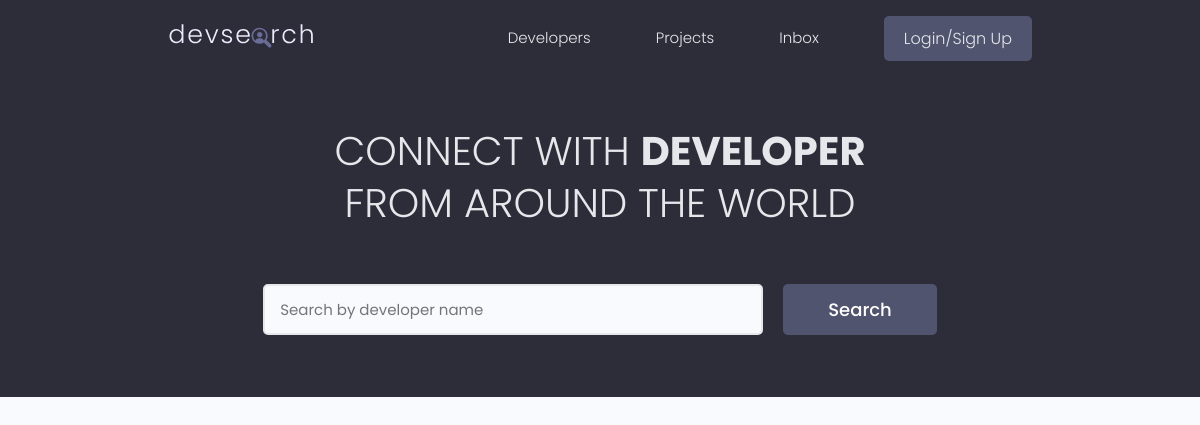
The app's page /, older data.
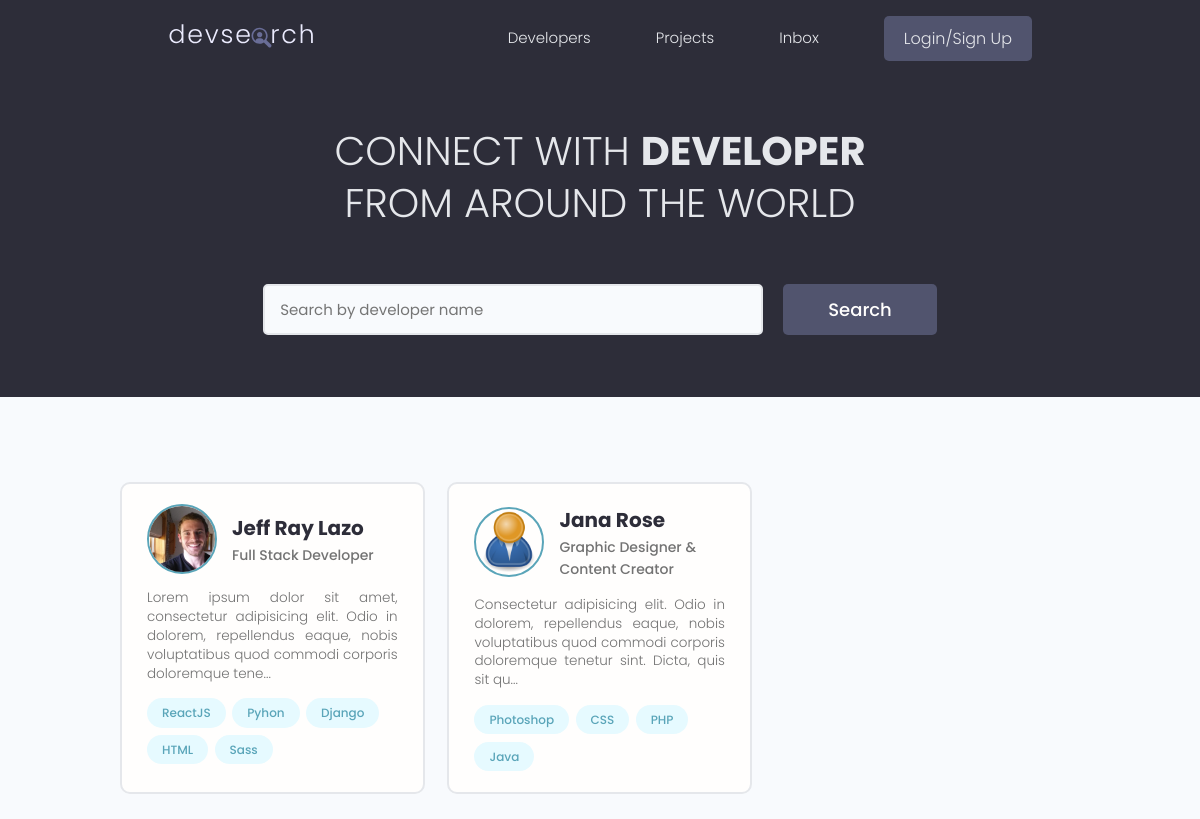
The same page, newer data.
### users/models.py (models this page shows, shortened)
class Profile(models.Model):
    id = models.UUIDField(default=uuid.uuid4, unique=True,
                          primary_key=True, editable=False)
    user = models.OneToOneField(
        User, on_delete=models.CASCADE, null=True, blank=True)
    name = models.CharField(max_length=200, blank=True, null=True)
    email = models.EmailField(max_length=500, blank=True, null=True)
    username = models.CharField(max_length=200, blank=True, null=True)
    short_intro = models.CharField(max_length=200, blank=True, null=True)
    bio = models.TextField(blank=True, null=True)
    location = models.CharField(max_length=200, blank=True, null=True)
    profile_image = models.ImageField(
        null=True, blank=True, upload_to="profiles/", default="profiles/user-default.png")
    social_github = models.CharField(max_length=200, blank=True, null=True)
    social_twitter = models.CharField(max_length=200, blank=True, null=True)
    social_linkedin = models.CharField(max_length=200, blank=True, null=True)
    social_youtube = models.CharField(max_length=200, blank=True, null=True)
    social_website = models.CharField(max_length=200, blank=True, null=True)
    created = models.DateTimeField(auto_now_add=True)

class Skill(models.Model):
    id = models.UUIDField(default=uuid.uuid4, unique=True,
                          primary_key=True, editable=False)
    owner = models.ForeignKey(
        Profile, on_delete=models.CASCADE, null=True, blank=True)
    name = models.CharField(max_length=200, blank=True, null=True)
    description = models.TextField(blank=True, null=True)
    created = models.DateTimeField(auto_now_add=True)
    def __str__(self):
        return str(self.name)

### users/views.py (the view)
# urls.py: path('', views.profiles, name="profiles"),
def profiles(request):
    profiles, search_query = searchProfiles(request)
    custom_range, profiles = paginateProfiles(request, profiles, 3)
    context = {'profiles': profiles, 'search_query': search_query,
               'custom_range': custom_range}
    return render(request, 'users/profiles.html', context)

### users/utils.py (called while the page is built)
def paginateProfiles(request, profiles, results):
    page = request.GET.get('page')
    paginator = Paginator(profiles, results)
    try:
        profiles = paginator.page(page)
    except PageNotAnInteger:
        page = 1
        profiles = paginator.page(page)
    except EmptyPage:
        page = paginator.num_pages
        profiles = paginator.page(page)
    leftIndex = (int(page) - 4)
    if leftIndex < 1:
        leftIndex = 1
    rightIndex = (int(page) + 5)
    if rightIndex > paginator.num_pages:
        rightIndex = paginator.num_pages + 1
    custom_range = range(leftIndex, rightIndex)
    return custom_range, profiles

def searchProfiles(request):
    search_query = ''
    if request.GET.get('search_query'):
        search_query = request.GET.get('search_query')
    skills = Skill.objects.filter(name__icontains=search_query)
    """
    This method will filter the search results for the search query if their is no match then return all the profiles with filter for name or short intro. This will also elminate duplicates using the distinct method.
    """
    profiles = Profile.objects.distinct().filter(
        Q(name__icontains=search_query) |
        Q(short_intro__icontains=search_query) |
        Q(skill__in=skills)
    )
    return profiles, search_query

### users/templates/users/profiles.html (shortened to what this page needs)
{% extends 'main.html' %}
{% block content %}
<main class="home">
    <section class="hero-section text-center">
        <div class="container container--narrow">
            <div class="hero-section__box">
                <h2>CONNECT WITH <span>DEVELOPER</span></h2>
                <h2>FROM AROUND THE WORLD</h2>
            </div>
            <div class="hero-section__search">
                <form id="search-form" class="form" action="{% url 'profiles' %}" method="get">
                    <div class="form__field">
                        <input class="input input--text" id="formInput#search" type="text" name="search_query"
                            value="{{search_query}}" placeholder="Search by developer name" />
                    </div>
                    <input class="btn btn--sub btn--lg" type="submit" value="Search" />
                </form>
            </div>
        </div>
    </section>
    <section class="devlist">
        <div class="container">
            <div class="grid grid--three">
                {% for profile in profiles %}
                <div class="column card">
                    <div class="dev">
                        <a href="{% url 'user-profile' profile.id %}" class="card__body">
                            <div class="dev__profile">
                                <img class="avatar avatar--md" src="{{profile.profile_image.url}}"
                                    alt="{{profile.name|slugify}}" />
                                <div class="dev__meta">
                                    <h3>{{profile.name}}</h3>
                                    <h5>{{profile.short_intro|slice:"60"}}</h5>
                                </div>
                            </div>
                            <p class="dev__info">
                                {{profile.bio|slice:"150"}}...
                            </p>
                            <div class="dev__skills">
                                {% for skill in profile.skill_set.all|slice:"5" %}
                                <span class="tag tag--pill tag--main">
                                    <small>{{skill}}</small>
                                </span>
                                {% endfor %}
                            </div>
                        </a>
                    </div>
                </div>
                {% endfor %}
            </div>
        </div>
    </section>
</main>
{% endblock %}

### templates/main.html (shortened to what this page needs)
<!DOCTYPE html>
{% load static %}
<html>
<head>
    <link rel="stylesheet" href="https://cdn.iconmonstr.com/1.3.0/css/iconmonstr-iconic-font.min.css" />
    <link rel="stylesheet" href="https://cdnjs.cloudflare.com/ajax/libs/font-awesome/6.4.0/css/all.min.css" />
    <link rel="stylesheet" href="{% static 'uikit/styles/uikit.css' %}" />
    <link rel="stylesheet" href="{% static 'styles/app.css' %}" />
    <link rel="stylesheet" href="{% static 'styles/utilities.css' %}" />
</head>
<body>
    {% include 'navbar.html' %}
    {% block content %}
    {% endblock %}
</body>
</html>

### templates/navbar.html (shortened to what this page needs)
{% load static %}
<header class="header">
    <div class="container container--narrow">
        <a href="{% url 'profiles' %}" class="header__logo">
            <img src="{% static 'images/logo.svg' %}" alt="DevSearch Logo" />
        </a>
        <nav class="header__nav">
            <ul class="header__menu">
                <li class="header__menuItem"><a href="{% url 'profiles' %}">Developers</a></li>
                <li class="header__menuItem"><a href="{% url 'projects' %}">Projects</a></li>
                <li class="header__menuItem"><a href="{% url 'projects' %}">Inbox</a></li>
                {% if request.user.is_authenticated %}
                <li class="header__menuItem"><a href="{% url 'account' %}">Account</a></li>
                <li class="header__menuItem"><a href="{% url 'logout' %}" class="btn btn--sub">Logout</a></li>
                {% else %}
                <li class="header__menuItem"><a href="{% url 'login' %}" class="btn btn--sub">Login/Sign Up</a></li>
                {% endif %}
            </ul>
        </nav>
    </div>
</header>

### static/styles/app.css (style rules this page uses)
:root { --color-sub: #2d2d39; }
.btn--sub { background-color: var(--color-sub-light); }
.card { border: 2px solid var(--color-light); }
img { width: 100%; }
.header { position: sticky; z-index: 111; background-color: var(--color-sub); padding: 1.5rem 0; }
.header > .container { display: flex; justify-content: space-between; align-items: center; }
.header__logo > img { height: 3.8rem; }
.header__nav > ul { display: inline-flex; align-items: center; list-style: none; gap: 6.5rem; }
.header__menuItem > a { color: var(--color-light); font-weight: 300; }
.hero-section { height: 40vh; display: flex; align-items: center; background-color: var(--color-sub); }
.hero-section__box { margin-bottom: 4rem; }
.hero-section__box > h2, .hero-section__box > h2 > span { font-size: 4rem; color: var(--color-light); line-height: 1.3; text-transform: uppercase; }
.hero-section__box > h2 { font-weight: 300; }
.hero-section__box > h2 > span { font-weight: 700; }
.hero-section__search > .form { display: flex; align-items: center; justify-content: center; gap: 2rem; }
.hero-section__search > .form input.input--text { width: 50rem; }
.devlist { margin-top: 8rem; }
.devlist .grid { align-items: stretch; }
.devlist .dev .dev__profile { display: flex; align-items: center; gap: 1.5rem; }
.devlist .dev .dev__meta h3 { color: var(--color-sub); font-size: 2rem; font-weight: 700; }
.devlist .dev .dev__meta h5 { color: var(--color-text); font-size: 1.4rem; font-weight: 500; }
.devlist .dev .dev__info { margin: 1.5rem 0; font-size: 1.35rem; line-height: 1.4; text-align: justify; }

### static/styles/utilities.css (style rules this page uses)
:root { --space-1: .5rem; --space-2: 1rem; --space-3: 2rem; --space-4: 4rem; }

### static/uikit/styles/modules/_variables.css (style rules this page uses)
:root { --color-main: #5aa5b9; --color-main-light: #e6faff; --color-sub: #3f4156; --color-sub-light: #51546e; --color-sub-lighter: #ededfd; --color-text: #737373; --color-gray: #8b8b8b; --color-light: #e5e7eb; --color-light-gray: #767676; --color-bg: #f8fafd; --color-white: #fffefd; --color-white-light: #f3f3f3; --color-success: #359e64; --color-success-bg: #def8e8; --color-error: #fc4b0b; --color-error-bg: #fff2ee; --font-base: 'Poppins', arial, helvetica, 'Segoe UI', roboto, ubuntu, sans-serif; --font-monospace: 'Fira Code', 'Courier New', courier, monospace; --font-regular: 300; --font-medium: 500; --font-bold: 700; --generic-shadow: 1px 1px 5px #00000010; --generic-transition: all 0.3s ease-in-out; }

### static/uikit/styles/modules/_base.css (style rules this page uses)
* { margin: 0; padding: 0; box-sizing: border-box; text-rendering: optimizeLegibility; color: inherit; font-size: inherit; }
html { font-size: 50%; }
@media only screen and (min-width: 480px) { html { font-size: 56.25%; } }
@media only screen and (min-width: 1200px) { html { font-size: 62.5%; } }
body { line-height: 1.6; font-weight: 400; font-size: 1.5rem; color: var(--color-text); background-color: var(--color-bg); min-height: 100vh; }

### static/uikit/styles/modules/_typography.css (style rules this page uses)
* { font-family: var(--font-base); }
h2 { font-size: 3.6rem; font-weight: var(--font-bold); }
h3 { font-size: 3.2rem; font-weight: var(--font-medium); }
h5 { font-size: 2.4rem; font-weight: var(--font-medium); }
h5, h6 { font-weight: var(--font-regular); }
p, span, strong { font-size: 1.6rem; color: var(--color-text); font-weight: var(--font-regular); }
a { padding-bottom: 2px; text-decoration: none; display: inline-block; color: var(--color-main); font-weight: var(--font-medium); }

### static/uikit/styles/modules/_utilities.css (style rules this page uses)
.container { width: 92%; max-width: 165rem; margin: 0 auto; box-sizing: border-box; }
.container--narrow { width: 92%; max-width: 120rem; }
@media screen and (min-width: 1000px) { .container { width: 90%; } }
@media screen and (min-width: 1000px) { .container--narrow { width: 85%; } }
@media screen and (min-width: 1200px) { .container { width: 80%; } }
@media screen and (min-width: 1200px) { .container--narrow { width: 72%; } }
.text-center { text-align: center; }

### static/uikit/styles/modules/_avatar.css (style rules this page uses)
.avatar { border-radius: 50%; border: 2px solid var(--color-main); object-fit: cover; }
.avatar--md { height: 7rem; width: 7rem; }

### static/uikit/styles/modules/_card.css (style rules this page uses)
.card { border-radius: 1rem; background-color: var(--color-white); border: 1.5px solid var(--color-light); width: auto; height: auto; margin-top: 0.5rem; margin-bottom: 0.5rem; overflow: hidden; }
.card__body, .card__header { padding: 2rem 2.5rem; }

Row changes from the older to the newer data that the page shows:
added Profile: profile_image (picture), name "Jeff Ray Lazo", short_intro "Full Stack Developer", bio "Lorem ipsum dolor sit amet, consectetur adipisicing elit. Odio in dolorem, repellendus eaque, nobis voluptatibus quod commodi corporis doloremque tene"
added Skill: name "ReactJS", shown under "Jeff Ray Lazo"
added Skill: name "Pyhon", shown under "Jeff Ray Lazo"
added Skill: name "Django", shown under "Jeff Ray Lazo"
added Skill: name "HTML", shown under "Jeff Ray Lazo"
added Skill: name "Sass", shown under "Jeff Ray Lazo"
added Profile: profile_image (placeholder picture), name "Jana Rose", short_intro "Graphic Designer & Content Creator", bio "Consectetur adipisicing elit. Odio in dolorem, repellendus eaque, nobis voluptatibus quod commodi corporis doloremque tenetur sint. Dicta, quis sit qu"
added Skill: name "Photoshop", shown under "Jana Rose"
added Skill: name "CSS", shown under "Jana Rose"
added Skill: name "PHP", shown under "Jana Rose"
added Skill: name "Java", shown under "Jana Rose"
